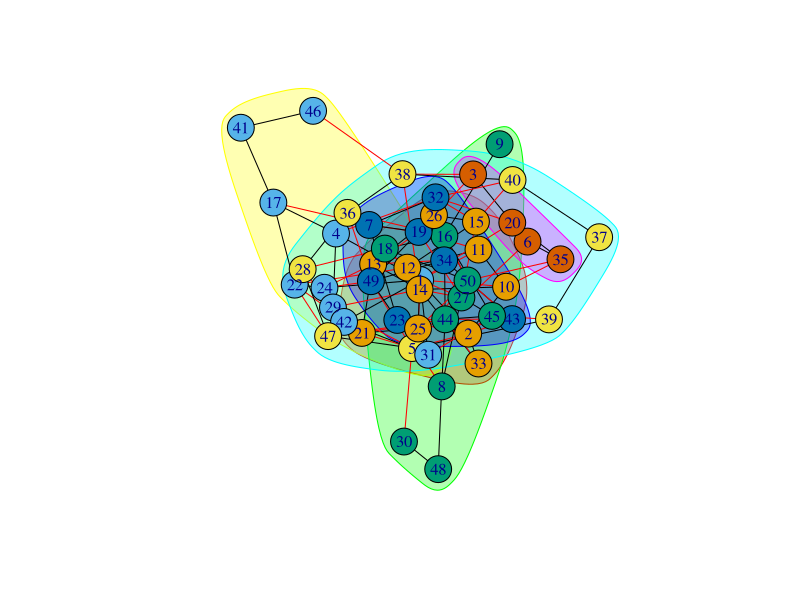

Source code (R):
## ---- chunk 1
knitr::opts_chunk$set(echo = TRUE, warning = FALSE, message = FALSE)
## ---- chunk 2
library(igraph)
library(ggraph)
library(tidygraph)

# Load required library
library(igraph)

# Generate a random graph using Erdos-Reyni model
g <- erdos.renyi.game(50, 0.1)

# Find the community structure using fast greedy method
community <- cluster_fast_greedy(g)

# Layout the graph using Fruchterman-Reingold algorithm
layout <- layout_with_fr(g)

# Plot the graph with communities
plot(community, g, layout = layout)
